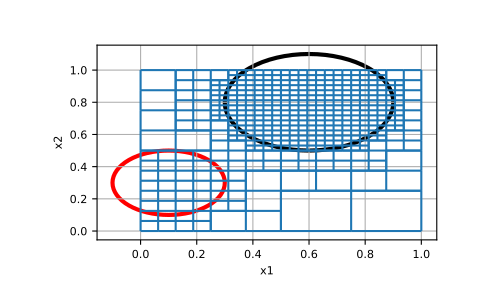

This figure's Python source:
# We create a simple mesh and refine the TreeMesh such that all cells that
# intersect the spherical balls are at the given levels.

import discretize
import matplotlib.pyplot as plt
import matplotlib.patches as patches
tree_mesh = discretize.TreeMesh([32, 32])
tree_mesh.max_level
# 5

# Next we define the center and radius of the two spheres, as well as the level
# we want to refine them to, and refine the mesh.

centers = [[0.1, 0.3], [0.6, 0.8]]
radii = [0.2, 0.3]
levels = [4, 5]
tree_mesh.refine_ball(centers, radii, levels)

# Now lets look at the mesh, and overlay the balls on it to ensure it refined
# where we wanted it to.

ax = tree_mesh.plot_grid()
circ = patches.Circle(centers[0], radii[0], facecolor='none', edgecolor='r', linewidth=3)
ax.add_patch(circ)
circ = patches.Circle(centers[1], radii[1], facecolor='none', edgecolor='k', linewidth=3)
ax.add_patch(circ)
plt.show()
